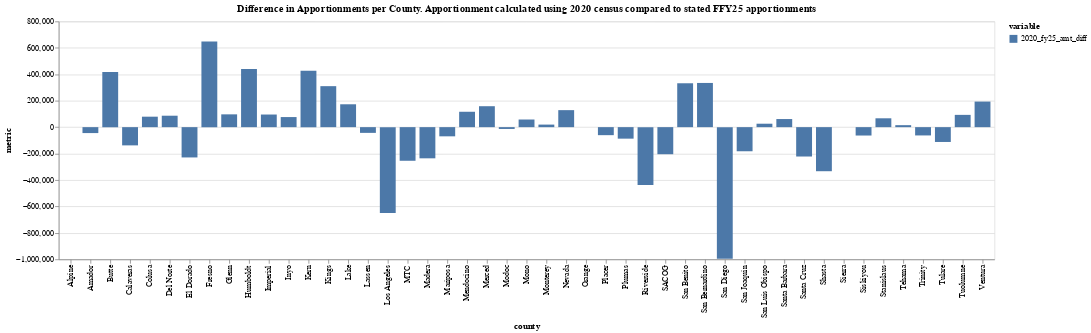

Source (notebook cell):
### Markdown cell above
### Apportionment Differences per county
Difference from calculated 2020 to stated FY2025 apportionment

### Code cell
alt.Chart(melt[melt["variable"]=="2020_fy25_amt_diff"]).mark_bar().encode(
    x = "county:N",
    y = "metric:Q",
    xOffset="variable:N",
    color = "variable:N",
    tooltip = ["county","variable","metric"]
).properties(
    width= "container",
    title= """Difference in Apportionments per County. Apportionment calculated using 2020 census compared to stated FFY25 apportionments"""
)

### Figure 1 — Vega-Lite specification as saved in the notebook (floating-point values rounded to 4 significant figures)
{"config": {"view": {"continuousWidth": 300, "continuousHeight": 300}}, "data": {"name": "data-6c9dd8a05307fe6776f775d8980f1b3f"}, "mark": {"type": "bar"}, "encoding": {"color": {"field": "variable", "type": "nominal"}, "tooltip": [{"field": "county", "type": "nominal"}, {"field": "variable", "type": "nominal"}, {"field": "metric", "type": "quantitative"}], "x": {"field": "county", "type": "nominal"}, "xOffset": {"field": "variable", "type": "nominal"}, "y": {"field": "metric", "type": "quantitative"}}, "title": "Difference in Apportionments per County. Apportionment calculated using 2020 census compared to stated FFY25 apportionments", "width": "container", "$schema": "https://vega.github.io/schema/vega-lite/v5.20.1.json", "datasets": {"data-6c9dd8a05307fe6776f775d8980f1b3f": [{"county": "Alpine", "variable": "2020_fy25_amt_diff", "metric": 0.0}, {"county": "Amador", "variable": "2020_fy25_amt_diff", "metric": -44880.0}, {"county": "Butte", "variable": "2020_fy25_amt_diff", "metric": 416900.0}, {"county": "Calaveras", "variable": "2020_fy25_amt_diff", "metric": -137900.0}, {"county": "Colusa", "variable": "2020_fy25_amt_diff", "metric": 79160.0}, {"county": "Del Norte", "variable": "2020_fy25_amt_diff", "metric": 86510.0}, {"county": "El Dorado", "variable": "2020_fy25_amt_diff", "metric": -229200.0}, {"county": "Fresno", "variable": "2020_fy25_amt_diff", "metric": 647200.0}, {"county": "Glenn", "variable": "2020_fy25_amt_diff", "metric": 96830.0}, {"county": "Humboldt", "variable": "2020_fy25_amt_diff", "metric": 440100.0}, {"county": "Imperial", "variable": "2020_fy25_amt_diff", "metric": 95500.0}, {"county": "Inyo", "variable": "2020_fy25_amt_diff", "metric": 76280.0}, {"county": "Kern", "variable": "2020_fy25_amt_diff", "metric": 426500.0}, {"county": "Kings", "variable": "2020_fy25_amt_diff", "metric": 310100.0}, {"county": "Lake", "variable": "2020_fy25_amt_diff", "metric": 173000.0}, {"county": "Lassen", "variable": "2020_fy25_amt_diff", "metric": -43380.0}, {"county": "Los Angeles", "variable": "2020_fy25_amt_diff", "metric": -649500.0}, {"county": "Madera", "variable": "2020_fy25_amt_diff", "metric": -235900.0}, {"county": "Mariposa", "variable": "2020_fy25_amt_diff", "metric": -69480.0}, {"county": "Mendocino", "variable": "2020_fy25_amt_diff", "metric": 116400.0}, {"county": "Merced", "variable": "2020_fy25_amt_diff", "metric": 158400.0}, {"county": "Modoc", "variable": "2020_fy25_amt_diff", "metric": -13740.0}, {"county": "Mono", "variable": "2020_fy25_amt_diff", "metric": 57750.0}, {"county": "Monterey", "variable": "2020_fy25_amt_diff", "metric": 19290.0}, {"county": "Nevada", "variable": "2020_fy25_amt_diff", "metric": 128600.0}, {"county": "Orange", "variable": "2020_fy25_amt_diff", "metric": 0.0}, {"county": "Placer", "variable": "2020_fy25_amt_diff", "metric": -60680.0}, {"county": "Plumas", "variable": "2020_fy25_amt_diff", "metric": -87060.0}, {"county": "Riverside", "variable": "2020_fy25_amt_diff", "metric": -438000.0}, {"county": "San Benito", "variable": "2020_fy25_amt_diff", "metric": 332000.0}, {"county": "San Bernardino", "variable": "2020_fy25_amt_diff", "metric": 334400.0}, {"county": "San Diego", "variable": "2020_fy25_amt_diff", "metric": -996200.0}, {"county": "San Joaquin", "variable": "2020_fy25_amt_diff", "metric": -182500.0}, {"county": "San Luis Obispo", "variable": "2020_fy25_amt_diff", "metric": 25980.0}, {"county": "Santa Barbara", "variable": "2020_fy25_amt_diff", "metric": 61240.0}, {"county": "Santa Cruz", "variable": "2020_fy25_amt_diff", "metric": -222200.0}, {"county": "Shasta", "variable": "2020_fy25_amt_diff", "metric": -333500.0}, {"county": "Sierra", "variable": "2020_fy25_amt_diff", "metric": 0.0}, {"county": "Siskiyou", "variable": "2020_fy25_amt_diff", "metric": -63440.0}, {"county": "Stanislaus", "variable": "2020_fy25_amt_diff", "metric": 66940.0}, {"county": "Tehama", "variable": "2020_fy25_amt_diff", "metric": 14930.0}, {"county": "Trinity", "variable": "2020_fy25_amt_diff", "metric": -62740.0}, {"county": "Tulare", "variable": "2020_fy25_amt_diff", "metric": -112200.0}, {"county": "Tuolumne", "variable": "2020_fy25_amt_diff", "metric": 92880.0}, {"county": "Ventura", "variable": "2020_fy25_amt_diff", "metric": 193500.0}, {"county": "MTC", "variable": "2020_fy25_amt_diff", "metric": -254400.0}, {"county": "SACOG", "variable": "2020_fy25_amt_diff", "metric": -204800.0}]}}
